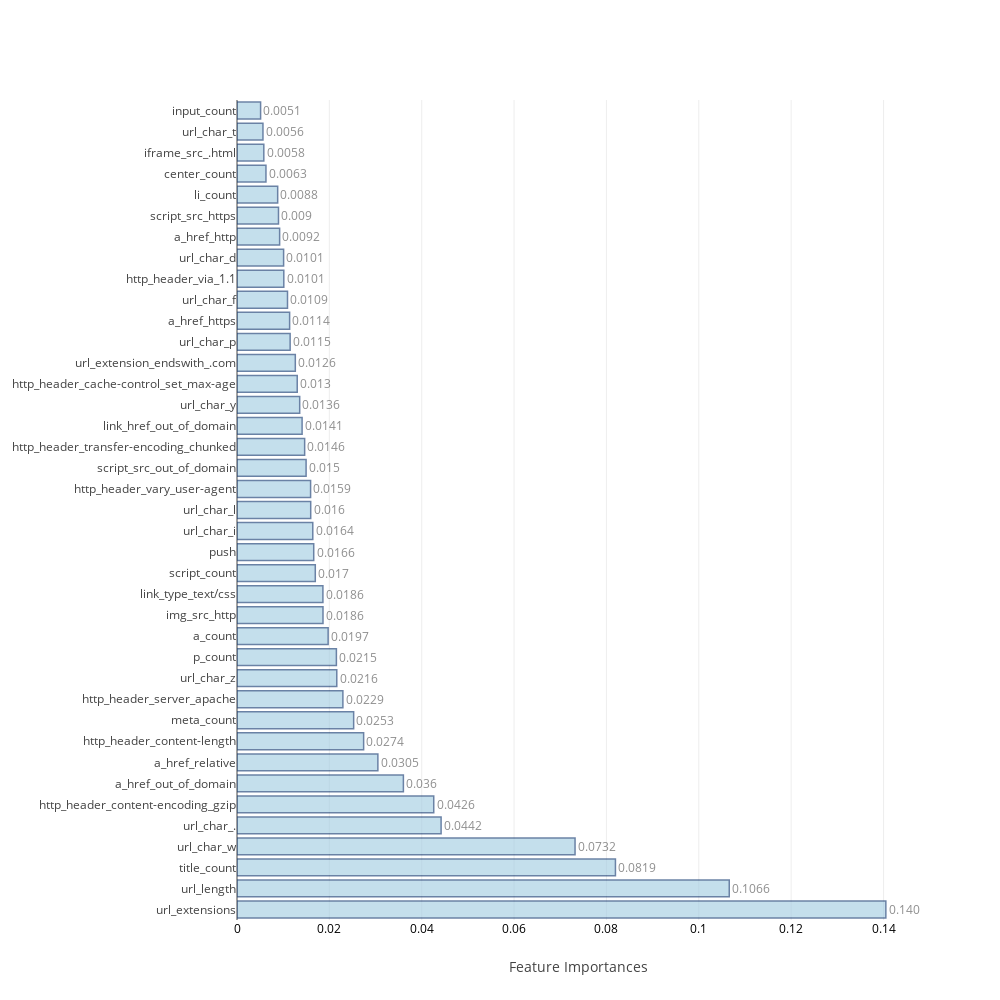

The notebook cell saved with this chart:
### Markdown cell above
### <a id='1.B' style="text-decoration : none; color : #000000;"> B. Average Feature Importances</a>

### Code cell
feat_impt_plot(np.average(feat_imp,axis=0),columns)

### Figure 1 — Plotly figure (JSON) as saved in the notebook; plotly's stock layout.template omitted (floating-point values rounded to 4 significant figures)
{"data": [{"marker": {"color": "rgb(158,202,225)", "line": {"color": "rgb(8,48,107)", "width": 1.5}}, "opacity": 0.6, "orientation": "h", "text": [0.1405, 0.1066, 0.0819, 0.0732, 0.0442, 0.0426, 0.036, 0.0305, 0.0274, 0.0253, 0.0229, 0.0216, 0.0215, 0.0197, 0.0186, 0.0186, 0.017, 0.0166, 0.0164, 0.016, 0.0159, 0.015, 0.0146, 0.0141, 0.0136, 0.013, 0.0126, 0.0115, 0.0114, 0.0109, 0.0101, 0.0101, 0.0092, 0.009, 0.0088, 0.0063, 0.0058, 0.0056, 0.0051], "textposition": "outside", "type": "bar", "uid": "7e8a39f9-cf40-43da-aead-8b80aca09895", "x": [0.1405, 0.1066, 0.08195, 0.0732, 0.0442, 0.0426, 0.03603, 0.0305, 0.02742, 0.02526, 0.02293, 0.02161, 0.02152, 0.01974, 0.01862, 0.0186, 0.01695, 0.01662, 0.01641, 0.01596, 0.01594, 0.01496, 0.01465, 0.0141, 0.01358, 0.01304, 0.01263, 0.0115, 0.01139, 0.01094, 0.01013, 0.01009, 0.009231, 0.008985, 0.008808, 0.00627, 0.005805, 0.005619, 0.00511], "y": ["url_extensions", "url_length", "title_count", "url_char_w", "url_char_.", "http_header_content-encoding_gzip", "a_href_out_of_domain", "a_href_relative", "http_header_content-length", "meta_count", "http_header_server_apache", "url_char_z", "p_count", "a_count", "img_src_http", "link_type_text/css", "script_count", "push", "url_char_i", "url_char_l", "http_header_vary_user-agent", "script_src_out_of_domain", "http_header_transfer-encoding_chunked", "link_href_out_of_domain", "url_char_y", "http_header_cache-control_set_max-age", "url_extension_endswith_.com", "url_char_p", "a_href_https", "url_char_f", "http_header_via_1.1", "url_char_d", "a_href_http", "script_src_https", "li_count", "center_count", "iframe_src_.html", "url_char_t", "input_count"]}], "layout": {"autosize": false, "height": 1000, "width": 1000, "xaxis": {"tickfont": {"color": "black", "size": 12}, "title": "Feature Importances"}, "yaxis": {"automargin": true}}}
